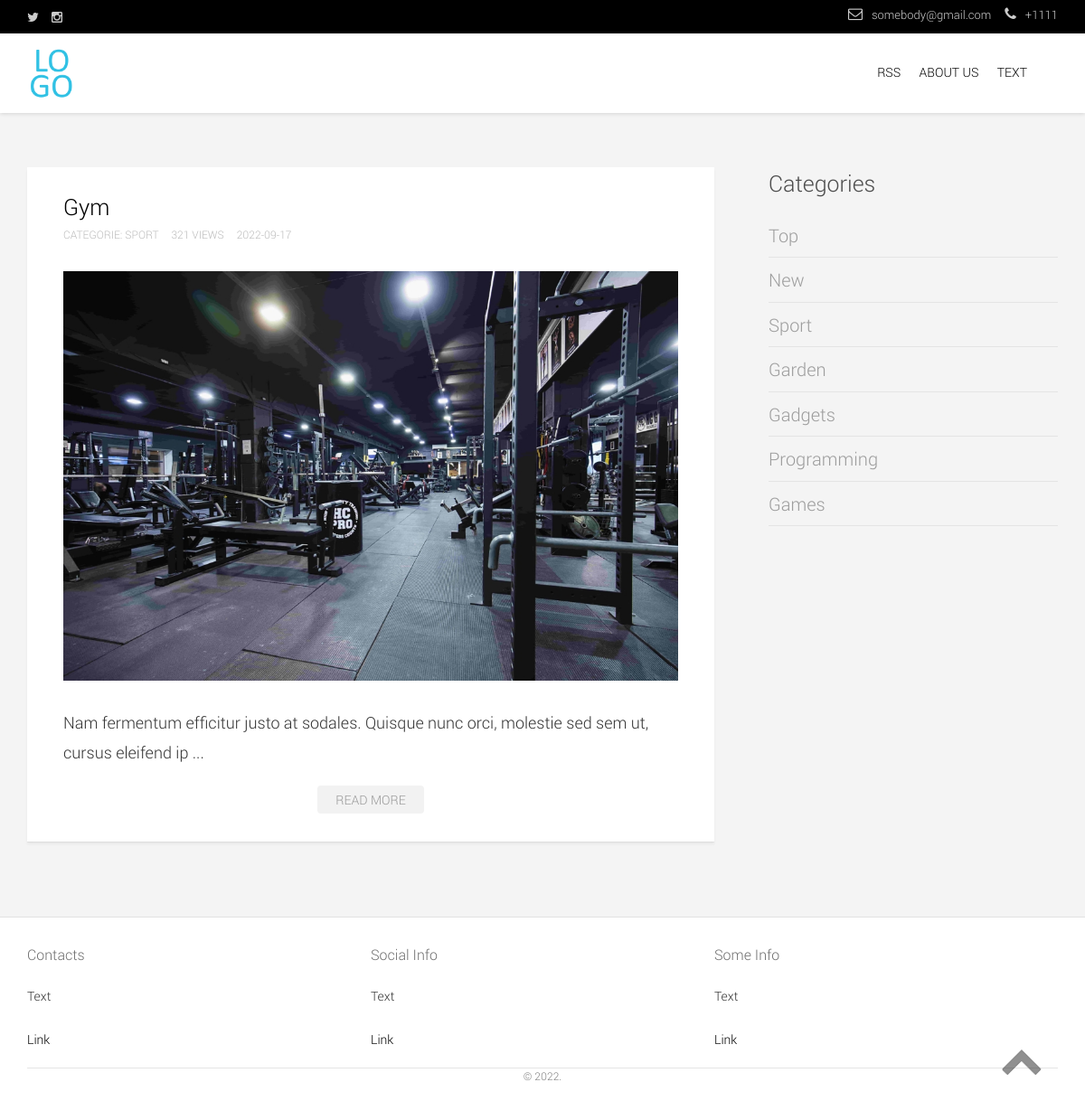
The page /Blog/blogwebsite/articles_by_cat.php?categorie=1 on the database its author committed.
### tables this page shows
CREATE TABLE `articles` (
  `id` int NOT NULL,
  `title` varchar(255) DEFAULT NULL,
  `image` varchar(255) NOT NULL,
  `text` text,
  `categorie_id` int DEFAULT NULL,
  `publication_date` date DEFAULT NULL,
  `views` int NOT NULL DEFAULT '0'
);

CREATE TABLE `articles_categories` (
  `id` int NOT NULL,
  `title` varchar(100) NOT NULL
);

### Blog/blogwebsite/articles_by_cat.php (the view, shortened to what this page needs)
<?php include "includes/head.php"; ?>
<body>
<div class="wrapper_my">
	<?php include "includes/header.php"; ?>
	<div class="main_content">
		<div class="container">
			<div class="col-lg-8 col-md-8">
				<?php
					$articles = mysqli_query($connection, "SELECT * FROM `articles` WHERE `categorie_id` = " . (int) $_GET['categorie'] . " ORDER BY `id` DESC");
					while ($art = mysqli_fetch_assoc($articles)){
				?>
				<div class="row">
					<div class="blog_content">
						<div class="box_blog">
							<h2 class="post_title"><a href="article.php?id=<?php echo $art['id']; ?>"><?php echo $art['title']; ?></a></h2>
							<div class="post_meta">
								<?php
                  $art_cat = false;
                  foreach ($categories as $cat) {
                    if($cat['id'] == $art['categorie_id']){
                      $art_cat = $cat;
                      break;
                    }
                  }
                ?>
								<ul>
									<li><a href="all_articles.php?categorie=<?php echo $art_cat['id']; ?>">Categorie: <?php echo $art_cat['title']; ?></a></li>
									<li><a href="#"><?php echo $art['views'];?> views</a></li>
									<li><a href="#"><?php echo $art['publication_date'];?></a></li>
								</ul>
							</div>
							<a href="article.php?id=<?php echo $art['id']; ?>"><img class="miniatura" src="img/<?php echo $art['image']; ?>" alt="Miniatura"></a>
							<p><?php echo mb_substr(strip_tags($art['text']), 0, 100, 'utf-8') . ' ...'; ?></p>
							<div class="read_more"><a href="article.php?id=<?php echo $art['id'];?>">Read More</a></div>
						</div>
					</div>
				</div>
				<br/>
				<?php
	        }
	      ?>
			</div>
			<?php include "includes/sidebar.php"; ?>
		</div>
	</div>
	<?php include "includes/footer.php"; ?>
	<div class="up_button"><img src="img/up.png" alt="up"></div>
</div>
</body>
</html>

### Blog/blogwebsite/includes/sidebar.php
<div class="col-lg-4 col-md-4">
	<div class="row">
		<div class="sidebar_my">
			<div class="sidebar_box">
				<?php
				  $categories = mysqli_query($connection, "SELECT * FROM `articles_categories`");
				?>
				<h3>Categories</h3>
				<ul>
					<li><a href="index.php?top=1">Top</a></li>
					<li><a href="/">New</a></li>
					<?php
			          while ( $cat = mysqli_fetch_assoc($categories)) {
			        ?>
			          <li><a href="articles_by_cat.php?categorie=<?php echo $cat['id']; ?>"><?php echo $cat['title']; ?></a></li>
			        <?php
			          }
			        ?>
				</ul>
			</div>
		</div>
	</div>
</div>

### Blog/blogwebsite/css/main.css (style rules this page uses)
html, body, div, span, applet, object, iframe, h1, h2, h3, h4, h5, h6, p, blockquote, pre, a, abbr, acronym, address, big, cite, code, del, dfn, em, font, ins, kbd, q, s, samp, small, strike, strong, sub, sup, tt, var, dl, dt, dd, ol, ul, li, fieldset, form, label, legend, table, caption, tbody, tfoot, thead, tr, th, td { border: 0; font-family: inherit; font-size: 100%; font-style: inherit; font-weight: inherit; margin: 0; outline: 0; padding: 0; vertical-align: baseline; word-wrap:break-word; }
html { font-size: 62.5%; overflow-y: scroll; -webkit-text-size-adjust: 100%; -ms-text-size-adjust: 100%; }
*, *:before, *:after { -webkit-box-sizing: border-box; -moz-box-sizing: border-box; box-sizing: border-box; }
ol, ul { list-style: none; }
a img { border: 0; }
html,body { height: 100%; }
.wrapper_my { display: flex; min-height: 100%; flex-direction: column; }
body { font-family: "RobotoLight", sans-serif; font-size: 16px; background: #f4f4f4; padding: 0; margin: 0; }
.main_content { margin-top: 60px; margin-bottom: 60px; flex: 1; }
.main_content p { line-height: 1.8em; margin-bottom: 15px; font-size: 18px; }
.box_blog { padding:25px 40px; background: #fff; box-shadow: 0 1px 0 rgba(0,0,0,0.05), 0 3px 3px rgba(0,0,0,0.05); }
h2.post_title { font-size: 26px; color: #000; }
h2.post_title a { color: #000; font-size: 25px; }
.post_meta ul { list-style: none; padding: 0; margin:0; }
.post_meta ul li { display: inline-block; font-size: 12px; color: #bbb; text-transform: uppercase; margin-right: 10px; }
.post_meta a { color: #bbb; font-size: 12px; }
img { height: auto; max-width: 100%; vertical-align: middle; }
a img.miniatura { padding: 30px 0; }
.read_more { text-align: center; padding: 10px 0; }
.read_more a { background: #f2f2f2; font-size: 14px; text-transform: uppercase; color: #999; padding: 6px 20px; border-radius: 4px; }
.sidebar_my { margin-left: 60px; }
.sidebar_my h3 { color: #4d4d4d; font-size: 25px; padding-bottom: 15px; }
.sidebar_my li { border-bottom: 1px solid #e4e4e4; padding: 10px 0; }
.sidebar_my a { font-size: 20px; color: #9d9d9d; }
.sidebar_box ul { margin-bottom: 50px; }
.footer_my p, a { font-size: 14px; }
.up_button img { position: fixed; right: 45px; bottom: 45px; opacity: 0.5; }

### rows shown on the page
articles: title "Gym", views "321", publication_date "2022-09-17", image (picture), text "Nam fermentum efficitur justo at sodales. Quisque nunc orci, molestie sed sem ut, cursus eleifend ip"
articles_categories: title "SPORT", title "Sport"
articles_categories: title "Garden"
articles_categories: title "Gadgets"
articles_categories: title "Programming"
articles_categories: title "Games"
